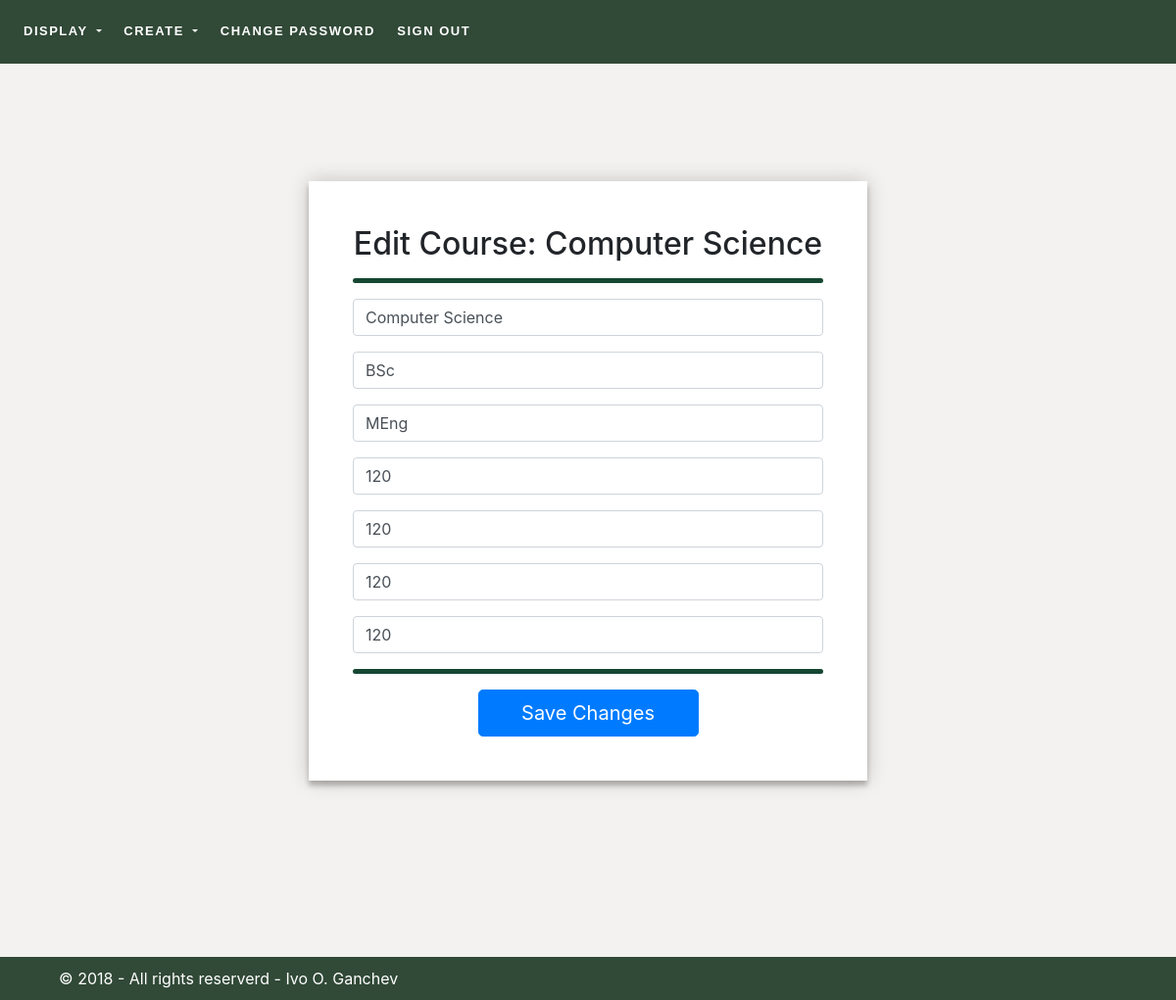
The app's page /edit_course_details/1 (signed in) with its own data.
### app/models.py (models this page shows, shortened)
class Course(db.Model):
    __tablename__ = 'courses'
    id = db.Column(db.Integer,primary_key=True)
    course_title = db.Column(db.String(50))
    course_degree_bach = db.Column(db.String(5))
    course_degree_mast = db.Column(db.String(5))
    course_1y_credits = db.Column(db.Integer)
    course_2y_credits = db.Column(db.Integer)
    course_3y_credits = db.Column(db.Integer)
    course_4y_credits = db.Column(db.Integer)
    modules=db.relationship('Module', secondary=compulsory_modules, backref='compulsory_for_courses' )
    optional_modules=db.relationship('Module', secondary=optional_modules, backref='optional_for_courses' )

### app/views.py (the view, shortened to what this page needs)
@login_required
@app.route('/edit_course_details/<int:id>', methods=['GET', 'POST'])
def edit_course_details(id):
    user = current_user
    if current_user.is_authenticated:
        if current_user.student_email == "admin@leeds.ac.uk":
            course = models.Course.query.get(id)
            if course:
                course_form = CourseForm()
                return render_template('edit_course.html',
                                        user=user,
                                        form=course_form,
                                        course=course)
            else:
                return 'Error loading #{id}'.format(id=id)

### app/forms.py
class CourseForm(Form):
    course_title = StringField('course_title', validators=[DataRequired()], render_kw={"placeholder": "Title"})
    course_degree_bach = StringField('course_degree_bach', validators=[DataRequired()], render_kw={"placeholder": "Bachelor Degree"})
    course_degree_mast = StringField('course_degree_mast', validators=[DataRequired()], render_kw={"placeholder": "Masters Degree"})
    course_1y_credits = IntegerField('course_1y_credits', validators=[DataRequired()], render_kw={"placeholder": "1st Year Credits"})
    course_2y_credits = IntegerField('course_2y_credits', validators=[DataRequired()], render_kw={"placeholder": "2nd Year Credits"})
    course_3y_credits = IntegerField('course_3y_credits', validators=[DataRequired()], render_kw={"placeholder": "3rd Year Credits"})
    course_4y_credits = IntegerField('course_4y_credits', validators=[DataRequired()], render_kw={"placeholder": "4th Year Credits"})

### app/views.py (called while the page is built)
@login_manager.user_loader
def load_user(id):
  return models.Student.query.get(int(id))

@app.before_request
def before_request():
   guest = current_user

### app/templates/edit_course.html (shortened to what this page needs)
{% extends "base.html" %}
{% block content %}
    <div class="container" style="margin-top:120px">
      <div class="row">
          <div class="col-xs-12 col-sm-8 col-md-6 col-sm-offset-2 col-md-offset-3 form-create">
        		<form role="form" action="" method="post" name="/create_course">
        			<h2 style="bold">Edit Course: {{course.course_title}}</h2>
        			<hr class="colorline">
    					<div class="form-group">
                <input class="form-control input-lg" id="course_title" name="course_title" placeholder="Title" required="" type="text" value="{{course.course_title}}" tabindex="1">
    					</div>
    					<div class="form-group">
                <input class="form-control input-lg" id="course_degree_bach" name="course_degree_bach" placeholder="Bachelor Degree" required="" type="text" value="{{course.course_degree_bach}}" tabindex="2">
    					</div>
        			<div class="form-group">
                <input class="form-control input-lg" id="course_degree_mast" name="course_degree_mast" placeholder="Masters Degree" required="" type="text" value="{{course.course_degree_mast}}" tabindex="3">
        			</div>
              <div class="form-group">
                <input class="form-control input-lg" id="course_1y_credits" name="course_1y_credits" placeholder="1st Year Credits" required="" type="number" value="{{course.course_1y_credits}}" tabindex="4">
        			</div>
              <div class="form-group">
                <input class="form-control input-lg" id="course_2y_credits" name="course_2y_credits" placeholder="2nd Year Credits" required="" type="number" value="{{course.course_2y_credits}}" tabindex="5">
        			</div>
              <div class="form-group">
                <input class="form-control input-lg" id="course_3y_credits" name="course_3y_credits" placeholder="3rd Year Credits" required="" type="number" value="{{course.course_3y_credits}}" tabindex="6">
        			</div>
              <div class="form-group">
                <input class="form-control input-lg" id="course_4y_credits" name="course_4y_credits" placeholder="4th Year Credits" required="" type="number"value="{{course.course_4y_credits}}" tabindex="7">
        			</div>
        			<hr class="colorline">
        			<div class="row">
        				<div class="offset-xs-3 offset-md-3 col-xs-6 col-md-6 offset-xs-3 offset-md-3">
                  <input type="submit" class="btn btn-primary btn-block btn-lg" id="edit_course_button" value="Save Changes" tabindex="8">
        			  </div>
        		</form>
      	   </div>
        </div>
      </div>
{% endblock %}

### app/static/css/base.css (style rules this page uses)
body { background-color: #f4f2f0; }
.colorline { height: 5px; border-top: 0; background: #c4e17f; border-radius: 5px; background-image: -webkit-linear-gradient(left, #154733 87.5%, #154733 87.5%, #154733); background-image: -moz-linear-gradient(left, #154733 87.5%, #154733 87.5%, #154733); background-image: -o-linear-gradient(left, #154733 87.5%, #154733 87.5%, #154733); background-image: linear-gradient(to right, #154733 87.5%, #154733 87.5%, #154733); }
.form-create { position: relative; z-index: 1; background: #FFFFFF; margin: 0 auto 100px; padding: 45px; text-align: center; box-shadow: 0 0 20px 0 rgba(0, 0, 0, 0.2), 0 5px 5px 0 rgba(0, 0, 0, 0.24); }

### records on screen
Course: course_title "Computer Science", course_degree_bach "BSc", course_degree_mast "MEng", course_1y_credits "120", course_2y_credits "120", course_3y_credits "120"
